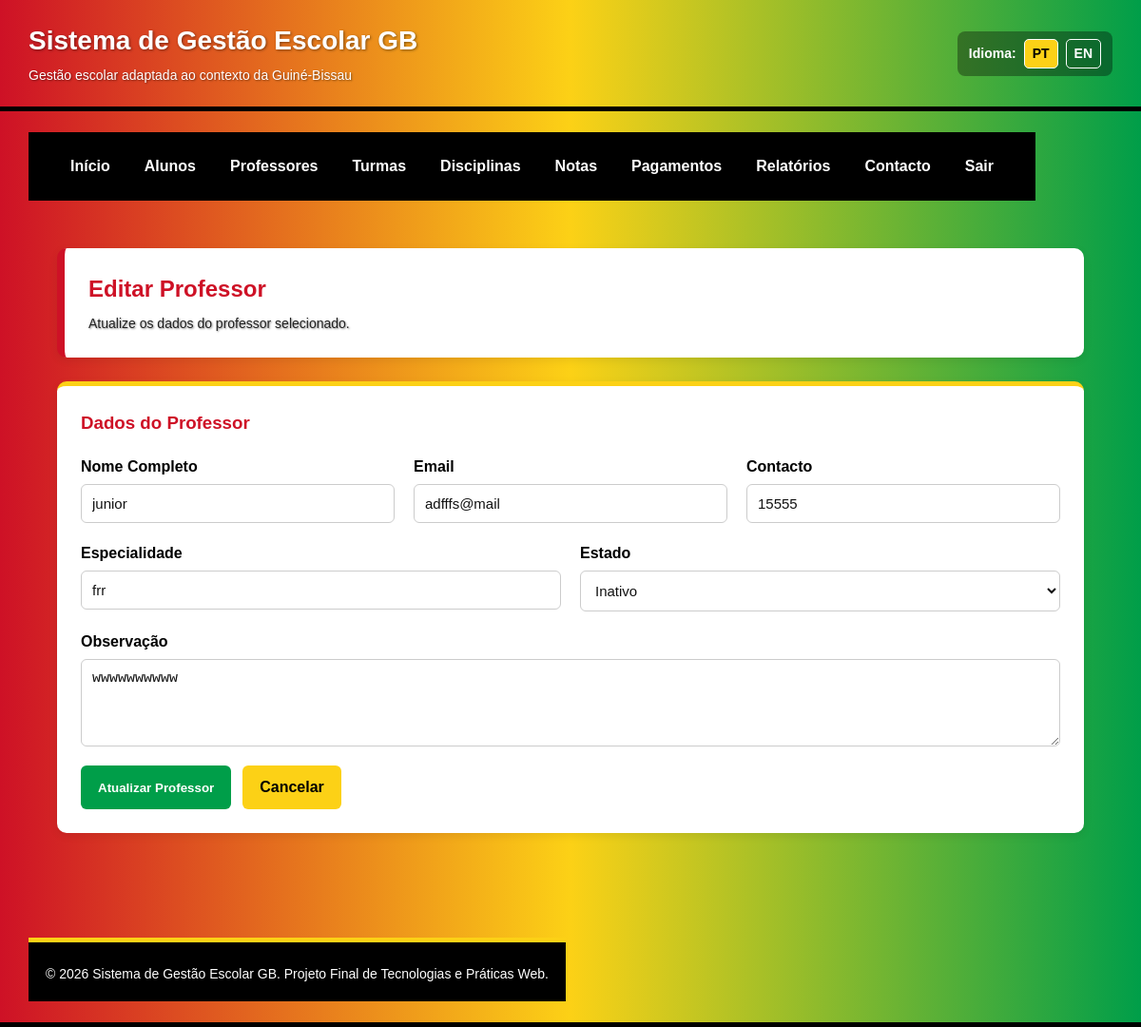
The app's page /editar_professor.php?id=4 with its own data.
### tables this page shows
CREATE TABLE IF NOT EXISTS `professores` (
  `id_professor` int NOT NULL AUTO_INCREMENT,
  `nome` varchar(120) NOT NULL,
  `email` varchar(120) NOT NULL,
  `contacto` varchar(30) DEFAULT NULL,
  `especialidade` varchar(100) NOT NULL,
  `estado` enum('ativo','inativo') DEFAULT 'ativo',
  `observacao` text,
  `criado_em` datetime DEFAULT CURRENT_TIMESTAMP,
  PRIMARY KEY (`id_professor`),
  UNIQUE KEY `email` (`email`)
);

### editar_professor.php (the view, shortened to what this page needs)
<?php
require_once 'config/conexao.php';
$id_professor = intval($_GET["id"]);
$sql = "SELECT * FROM professores WHERE id_professor = ?";
$stmt = mysqli_prepare($conn, $sql);
mysqli_stmt_bind_param($stmt, "i", $id_professor);
mysqli_stmt_execute($stmt);
$resultado = mysqli_stmt_get_result($stmt);
$professor = mysqli_fetch_assoc($resultado);
?>
<?php include 'includes/header.php'; ?>
<?php include 'includes/menu.php'; ?>
<main class="conteudo">
    <section class="cabecalho-pagina">
        <h2>Editar Professor</h2>
        <p>Atualize os dados do professor selecionado.</p>
    </section>
    <section class="formulario-container">
        <h3>Dados do Professor</h3>
        <form class="formulario" method="post" action="editar_professor.php?id=<?php echo $id_professor; ?>">
            <div class="campo">
                <label for="nome_professor">Nome Completo</label>
                <input
                    type="text"
                    id="nome_professor"
                    name="nome_professor"
                    required
                    maxlength="120"
                    value="<?php echo htmlspecialchars($professor['nome']); ?>">
            </div>
            <div class="campo">
                <label for="email_professor">Email</label>
                <input
                    type="email"
                    id="email_professor"
                    name="email_professor"
                    required
                    value="<?php echo htmlspecialchars($professor['email']); ?>">
            </div>
            <div class="campo">
                <label for="contacto_professor">Contacto</label>
                <input
                    type="tel"
                    id="contacto_professor"
                    name="contacto_professor"
                    maxlength="30"
                    value="<?php echo htmlspecialchars($professor['contacto']); ?>">
            </div>
            <div class="campo">
                <label for="especialidade">Especialidade</label>
                <input
                    type="text"
                    id="especialidade"
                    name="especialidade"
                    required
                    maxlength="100"
                    value="<?php echo htmlspecialchars($professor['especialidade']); ?>">
            </div>
            <div class="campo">
                <label for="estado_professor">Estado</label>
                <select id="estado_professor" name="estado_professor" required>
                    <option value="inativo" <?php if ($professor['estado'] === 'inativo') echo 'selected'; ?>>Inativo</option>
                </select>
            </div>
            <div class="campo campo-largo">
                <label for="observacao_professor">Observação</label>
                <textarea
                    id="observacao_professor"
                    name="observacao_professor"
                    rows="4"><?php echo htmlspecialchars($professor['observacao']); ?></textarea>
            </div>
            <div class="botoes-formulario">
                <button type="submit" class="botao">Atualizar Professor</button>
                <a href="professores.php" class="botao-secundario">Cancelar</a>
            </div>
        </form>
    </section>
</main>
<?php include 'includes/footer.php'; ?>

### css/style.css (style rules this page uses)
:root { --gb-vermelho: #CE1126; --gb-amarelo: #FCD116; --gb-verde: #009E49; --gb-preto: #000000; --gb-azul: #003366; --gb-branco: #ffffff; --gb-cinza-fundo: #f4f6f8; --gb-cinza-texto: #222222; --gb-cinza-borda: #dddddd; }
* { margin: 0; padding: 0; box-sizing: border-box; }
html, body { font-family: Arial, Helvetica, sans-serif; background-color: var(--gb-cinza-fundo); color: var(--gb-cinza-texto); line-height: 1.5; }
.topo p { font-size: 14px; margin-top: 5px; color: var(--gb-branco); text-shadow: 1px 1px 2px rgba(0,0,0,0.45); }
.conteudo { padding: 30px; }
.cabecalho-pagina { background-color: var(--gb-branco); padding: 25px; border-radius: 10px; margin-bottom: 25px; box-shadow: 0 3px 10px rgba(0,0,0,0.08); border-left: 8px solid var(--gb-vermelho); }
.cabecalho-pagina h2 { color: var(--gb-vermelho); margin-bottom: 8px; }
.cabecalho-pagina p { color: var(--gb-cinza-texto); }
.formulario-container, .tabela-container, .info-contacto { background-color: var(--gb-branco); padding: 25px; border-radius: 10px; margin-bottom: 30px; box-shadow: 0 3px 10px rgba(0,0,0,0.08); }
.formulario-container { border-top: 5px solid var(--gb-amarelo); }
.formulario-container h3, .tabela-container h3, .info-contacto h3 { color: var(--gb-vermelho); margin-bottom: 20px; }
.formulario { display: flex; flex-wrap: wrap; gap: 20px; }
.campo { flex: 1 1 250px; display: flex; flex-direction: column; }
.campo-largo { flex: 1 1 100%; }
.campo label { font-weight: bold; margin-bottom: 6px; color: var(--gb-preto); }
.campo input, .campo select, .campo textarea { padding: 11px; border: 1px solid #cccccc; border-radius: 6px; font-size: 15px; background-color: var(--gb-branco); color: #111111; }
.botoes-formulario { flex: 1 1 100%; display: flex; gap: 12px; flex-wrap: wrap; }
.botao, .botao-secundario, .acao { display: inline-block; padding: 11px 18px; border-radius: 6px; border: none; cursor: pointer; font-weight: bold; text-decoration: none; transition: 0.3s; }
.botao { background-color: var(--gb-verde); color: var(--gb-branco); }
.botao-secundario { background-color: var(--gb-amarelo); color: var(--gb-preto); }

### records on screen
professores: nome_professor "junior", email_professor "adfffs@mail", contacto_professor "15555", especialidade "frr", estado_professor "Inativo", observacao_professor "wwwwwwwwww"

### other values on screen
t("nome_sistema") "Sistema de Gestão Escolar GB"
t("subtitulo_sistema") "Gestão escolar adaptada ao contexto da Guiné-Bissau"
t("idioma") "Idioma"
t("menu_inicio") "Início"
t("menu_alunos") "Alunos"
t("menu_professores") "Professores"
t("menu_turmas") "Turmas"
t("menu_disciplinas") "Disciplinas"
t("menu_notas") "Notas"
t("menu_pagamentos") "Pagamentos"
t("menu_relatorios") "Relatórios"
t("menu_contacto") "Contacto"
